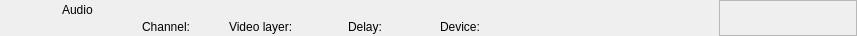
<?xml version="1.0" encoding="UTF-8"?>
<ui version="4.0">
 <class>RundownAudioWidget</class>
 <widget class="QWidget" name="RundownAudioWidget">
  <property name="geometry">
   <rect>
    <x>0</x>
    <y>0</y>
    <width>857</width>
    <height>36</height>
   </rect>
  </property>
  <layout class="QHBoxLayout" name="horizontalLayout">
   <property name="spacing">
    <number>0</number>
   </property>
   <property name="margin">
    <number>0</number>
   </property>
   <item>
    <widget class="QFrame" name="frameItem">
     <property name="sizePolicy">
      <sizepolicy hsizetype="Preferred" vsizetype="Fixed">
       <horstretch>0</horstretch>
       <verstretch>0</verstretch>
      </sizepolicy>
     </property>
     <property name="minimumSize">
      <size>
       <width>0</width>
       <height>36</height>
      </size>
     </property>
     <widget class="QLabel" name="labelIcon">
      <property name="geometry">
       <rect>
        <x>22</x>
        <y>2</y>
        <width>32</width>
        <height>32</height>
       </rect>
      </property>
      <property name="text">
       <string/>
      </property>
      <property name="pixmap">
       <pixmap resource="../Resource.qrc">:/Graphics/Images/Audio.png</pixmap>
      </property>
      <property name="scaledContents">
       <bool>true</bool>
      </property>
     </widget>
     <widget class="QLabel" name="labelLabel">
      <property name="geometry">
       <rect>
        <x>62</x>
        <y>2</y>
        <width>533</width>
        <height>16</height>
       </rect>
      </property>
      <property name="text">
       <string>Audio</string>
      </property>
     </widget>
     <widget class="QLabel" name="labelChannel">
      <property name="geometry">
       <rect>
        <x>142</x>
        <y>19</y>
        <width>78</width>
        <height>16</height>
       </rect>
      </property>
      <property name="text">
       <string>Channel:</string>
      </property>
     </widget>
     <widget class="QLabel" name="labelVideolayer">
      <property name="geometry">
       <rect>
        <x>229</x>
        <y>19</y>
        <width>110</width>
        <height>16</height>
       </rect>
      </property>
      <property name="text">
       <string>Video layer:</string>
      </property>
     </widget>
     <widget class="QLabel" name="labelColor">
      <property name="geometry">
       <rect>
        <x>0</x>
        <y>0</y>
        <width>18</width>
        <height>36</height>
       </rect>
      </property>
      <property name="text">
       <string/>
      </property>
     </widget>
     <widget class="QLabel" name="labelGroupColor">
      <property name="geometry">
       <rect>
        <x>0</x>
        <y>0</y>
        <width>6</width>
        <height>36</height>
       </rect>
      </property>
      <property name="text">
       <string/>
      </property>
     </widget>
     <widget class="QLabel" name="labelDevice">
      <property name="geometry">
       <rect>
        <x>440</x>
        <y>19</y>
        <width>260</width>
        <height>16</height>
       </rect>
      </property>
      <property name="text">
       <string>Device:</string>
      </property>
     </widget>
     <widget class="QLabel" name="labelDelay">
      <property name="geometry">
       <rect>
        <x>348</x>
        <y>19</y>
        <width>83</width>
        <height>16</height>
       </rect>
      </property>
      <property name="text">
       <string>Delay:</string>
      </property>
     </widget>
    </widget>
   </item>
   <item>
    <widget class="QFrame" name="frameStatus">
     <property name="minimumSize">
      <size>
       <width>138</width>
       <height>0</height>
      </size>
     </property>
     <property name="maximumSize">
      <size>
       <width>134</width>
       <height>16777215</height>
      </size>
     </property>
     <property name="frameShape">
      <enum>QFrame::StyledPanel</enum>
     </property>
     <property name="frameShadow">
      <enum>QFrame::Raised</enum>
     </property>
     <widget class="QLabel" name="labelGpiConnected">
      <property name="geometry">
       <rect>
        <x>62</x>
        <y>2</y>
        <width>32</width>
        <height>32</height>
       </rect>
      </property>
      <property name="minimumSize">
       <size>
        <width>32</width>
        <height>32</height>
       </size>
      </property>
      <property name="maximumSize">
       <size>
        <width>32</width>
        <height>32</height>
       </size>
      </property>
      <property name="lineWidth">
       <number>0</number>
      </property>
      <property name="text">
       <string/>
      </property>
      <property name="pixmap">
       <pixmap resource="../Resource.qrc">:/Graphics/Images/GpiConnected.png</pixmap>
      </property>
      <property name="scaledContents">
       <bool>true</bool>
      </property>
     </widget>
     <widget class="QLabel" name="labelDisconnected">
      <property name="geometry">
       <rect>
        <x>93</x>
        <y>2</y>
        <width>32</width>
        <height>32</height>
       </rect>
      </property>
      <property name="minimumSize">
       <size>
        <width>32</width>
        <height>32</height>
       </size>
      </property>
      <property name="maximumSize">
       <size>
        <width>32</width>
        <height>32</height>
       </size>
      </property>
      <property name="text">
       <string/>
      </property>
      <property name="pixmap">
       <pixmap resource="../Resource.qrc">:/Graphics/Images/Disconnected.png</pixmap>
      </property>
      <property name="scaledContents">
       <bool>true</bool>
      </property>
     </widget>
     <widget class="QLabel" name="labelActiveColor">
      <property name="geometry">
       <rect>
        <x>130</x>
        <y>0</y>
        <width>8</width>
        <height>36</height>
       </rect>
      </property>
      <property name="minimumSize">
       <size>
        <width>8</width>
        <height>36</height>
       </size>
      </property>
      <property name="maximumSize">
       <size>
        <width>8</width>
        <height>36</height>
       </size>
      </property>
      <property name="text">
       <string/>
      </property>
     </widget>
     <widget class="QLabel" name="labelThumbnail">
      <property name="geometry">
       <rect>
        <x>0</x>
        <y>2</y>
        <width>57</width>
        <height>32</height>
       </rect>
      </property>
      <property name="minimumSize">
       <size>
        <width>57</width>
        <height>32</height>
       </size>
      </property>
      <property name="maximumSize">
       <size>
        <width>57</width>
        <height>32</height>
       </size>
      </property>
      <property name="lineWidth">
       <number>0</number>
      </property>
      <property name="text">
       <string/>
      </property>
      <property name="scaledContents">
       <bool>true</bool>
      </property>
     </widget>
    </widget>
   </item>
  </layout>
 </widget>
 <resources>
  <include location="../Resource.qrc"/>
 </resources>
 <connections/>
 <slots>
  <slot>addToCombo()</slot>
 </slots>
</ui>
